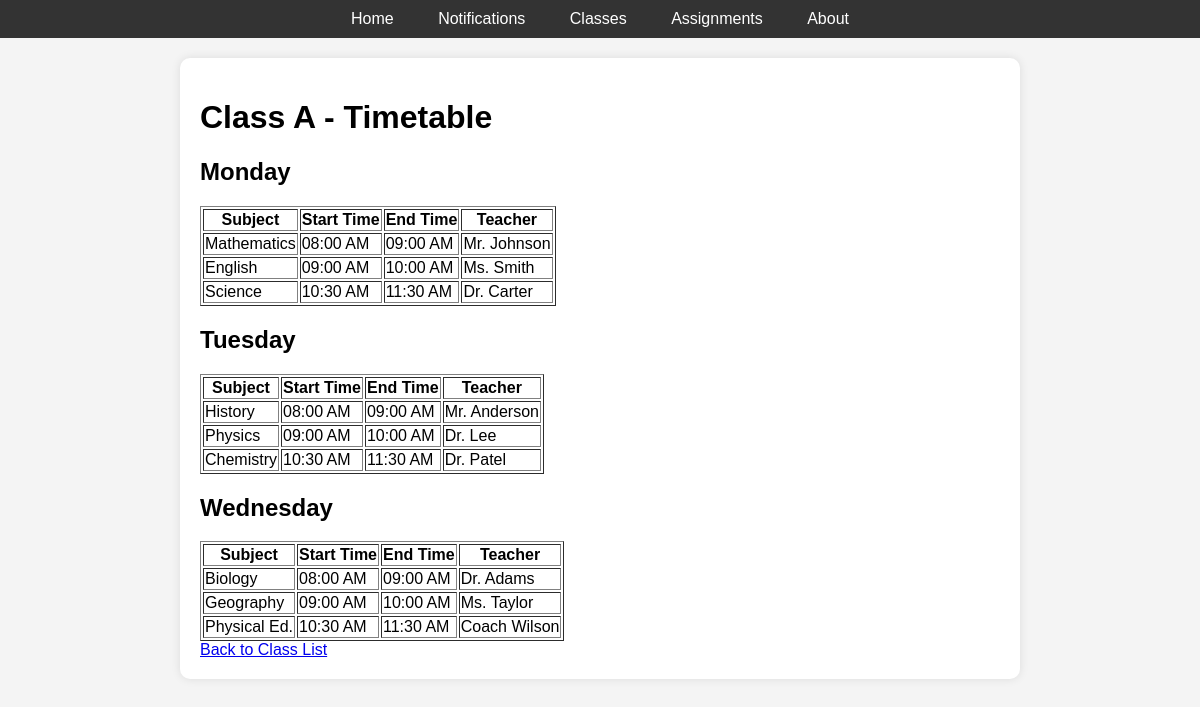
/students/1/timetable/, run on the app's committed database.
### students/models.py (models this page shows, shortened)
class Classroom(models.Model):
    name = models.CharField(max_length=50)

class Timetable(models.Model):
    classroom = models.ForeignKey(Classroom, on_delete=models.CASCADE)
    day = models.CharField(max_length=20)  # e.g., Monday, Tuesday, etc.
    subject = models.CharField(max_length=100)
    start_time = models.TimeField()
    end_time = models.TimeField()
    teacher = models.CharField(max_length=100)

### students/views.py (the view)
# urls.py: path('<int:class_id>/timetable/', class_timetable, name='class_timetable'),
def class_timetable(request, class_id):
    classroom = get_object_or_404(Classroom, id=class_id)
    timetable_entries = Timetable.objects.filter(classroom=classroom).order_by('day', 'start_time')
    grouped_timetable = defaultdict(list)
    for entry in timetable_entries:
        grouped_timetable[entry.day].append(entry)
    return render(request, 'students/class_timetable.html', {
        'classroom': classroom,
        'grouped_timetable': dict(grouped_timetable)
    })

### students/templates/students/class_timetable.html (shortened to what this page needs)
{% extends 'base.html' %}
{% block content %}
    <h1>{{ classroom.name }} - Timetable</h1>
    {% if grouped_timetable %}
        {% for day, entries in grouped_timetable.items %}
            <h2>{{ day }}</h2>
            <table border="1">
                <tr>
                    <th>Subject</th>
                    <th>Start Time</th>
                    <th>End Time</th>
                    <th>Teacher</th>
                </tr>
                {% for entry in entries %}
                    <tr>
                        <td>{{ entry.subject }}</td>
                        <td>{{ entry.start_time|time:"h:i A" }}</td>
                        <td>{{ entry.end_time|time:"h:i A" }}</td>
                        <td>{{ entry.teacher }}</td>
                    </tr>
                {% endfor %}
            </table>
        {% endfor %}
    {% else %}
        <p>No timetable available for this class.</p>
    {% endif %}
    <a href="{% url 'class_list' %}">Back to Class List</a>
{% endblock %}

### students/templates/base.html (shortened to what this page needs)
{% load static %}
<!DOCTYPE html>
<html lang="en">
<head>
    <link rel="stylesheet" href="{% static 'css/college.css' %}">
</head>
<body>
    <header>
        <nav>
            <div class="nav-container">
                <div class="icons">
                    <a href="{% url 'home' %}">Home</a>
                    <a href="{% url 'notifications' %}">Notifications</a>
                    <a href="{% url 'class_list' %}">Classes</a>
                    <a href="{% url 'assignments' %}">Assignments</a>
                    <a href="{% url 'about' %}">About</a>
                </div>
            </div>
        </nav>
    </header>
    <main class="container">
        {% block content %}{% endblock %}
    </main>
</body>
</html>

### static/css/college.css (style rules this page uses)
body { font-family: Arial, sans-serif; background-color: #f4f4f4; margin: 0; padding: 0; }
.nav-container { background: #333; padding: 10px; text-align: center; }
.icons a { color: white; text-decoration: none; padding: 10px 20px; }
.container { max-width: 800px; margin: auto; padding: 20px; background: white; box-shadow: 0px 0px 10px rgba(0, 0, 0, 0.1); border-radius: 10px; margin-top: 20px; }

### data on the page
Classroom: name "Class A"
Timetable: day "Monday", subject "Mathematics", start_time "08:00 AM", end_time "09:00 AM", teacher "Mr. Johnson"
Timetable: subject "English", start_time "09:00 AM", end_time "10:00 AM", teacher "Ms. Smith"
Timetable: subject "Science", start_time "10:30 AM", end_time "11:30 AM", teacher "Dr. Carter"
Timetable: day "Tuesday", subject "History", start_time "08:00 AM", end_time "09:00 AM", teacher "Mr. Anderson"
Timetable: subject "Physics", start_time "09:00 AM", end_time "10:00 AM", teacher "Dr. Lee"
Timetable: subject "Chemistry", start_time "10:30 AM", end_time "11:30 AM", teacher "Dr. Patel"
Timetable: day "Wednesday", subject "Biology", start_time "08:00 AM", end_time "09:00 AM", teacher "Dr. Adams"
Timetable: subject "Geography", start_time "09:00 AM", end_time "10:00 AM", teacher "Ms. Taylor"
Timetable: subject "Physical Ed.", start_time "10:30 AM", end_time "11:30 AM", teacher "Coach Wilson"
